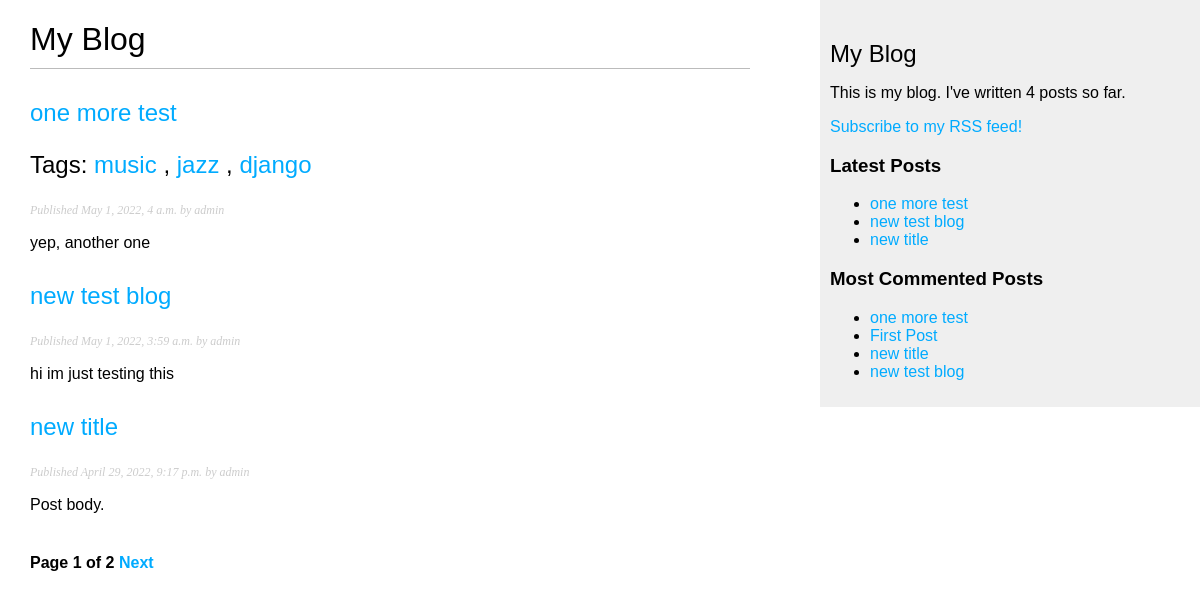
/blog/, run on an earlier commit of the app's database.
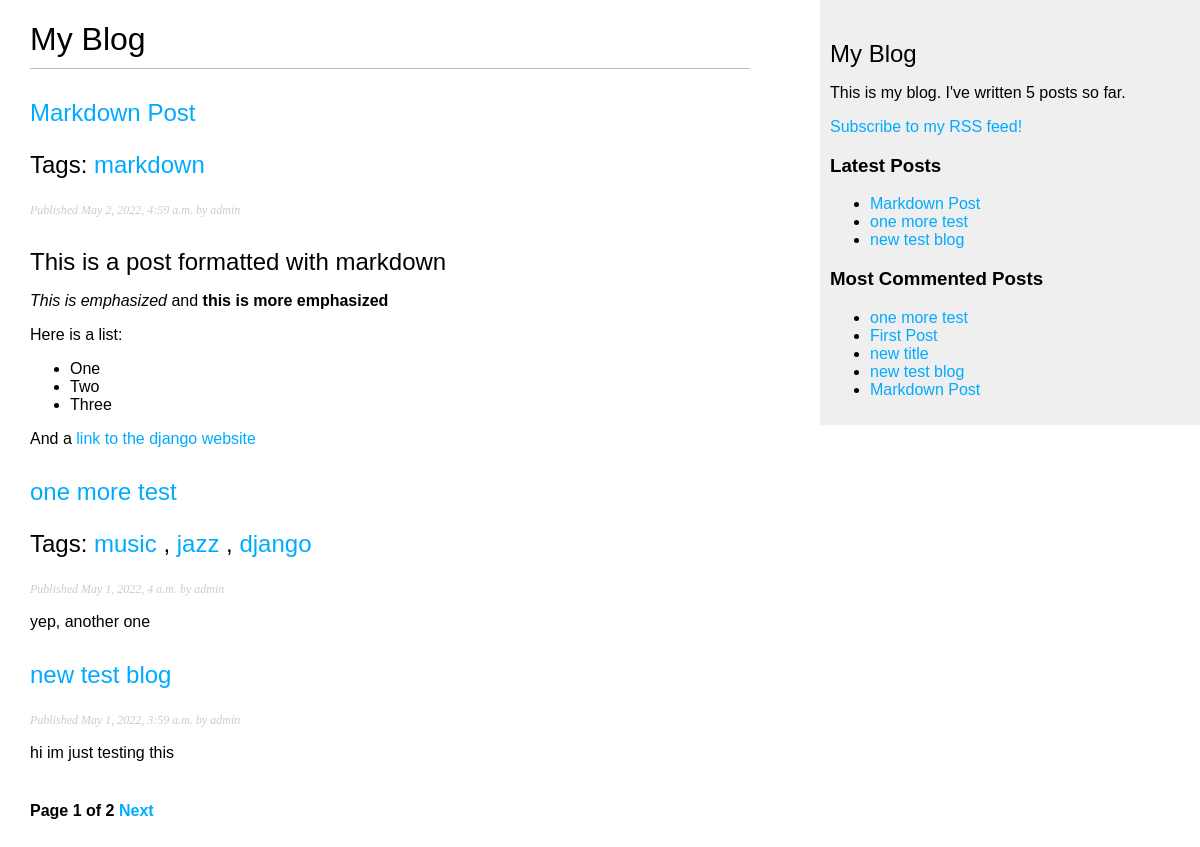
And on a later commit of the database.
### blog/models.py (models this page shows, shortened)
class Post (models.Model):
  tags = TaggableManager()
  STATUS_CHOICES = {
    ('draft', 'Draft'),
    ('published', 'Published'),
  }
  title = models.CharField(max_length=250)
  slug = models.SlugField(max_length=250, unique_for_date='publish')
  author = models.ForeignKey(User, on_delete=models.CASCADE, related_name='blog_posts')
  body = models.TextField('')
  publish = models.DateTimeField(default=timezone.now)
  created = models.DateField(auto_now_add=True)
  updated = models.DateTimeField(auto_now=True)
  status = models.CharField(max_length=10, choices=STATUS_CHOICES, default='draft')
  objects = models.Manager()
  published = PublishedManager()
  def get_absolute_url(self):
    return reverse('blog:post_detail',
                    args=[self.publish.year,
                          self.publish.month,
                          self.publish.day, self.slug])
  class Meta:
    ordering = ('-publish',)

### blog/views.py (the view)
# urls.py: path('', views.post_list, name='post_list'),
def post_list(request, tag_slug=None):
  object_list = Post.published.all()
  tag = None
  if tag_slug:
    tag = get_object_or_404(Tag, slug=tag_slug)
    object_list = object_list.filter(tags__in=[tag])
  paginator = Paginator(object_list, 3)
  page = request.GET.get('page')
  try:
    posts = paginator.page(page)
  except PageNotAnInteger:
    posts = paginator.page(1)
  except EmptyPage:
    posts = paginator.page(paginator.num_pages)
  return render(request, 'blog/post/list.html', {'page': page, 'posts': posts, 'tag': tag})

### blog/models.py (called while the page is built)
  def get_queryset(self):
    return super(PublishedManager, self).get_queryset().filter(status='published')

### blog/templatetags/blog_tags.py (called while the page is built)
@register.filter(name="markdown")
def markdown_format(text):
  return mark_safe(markdown.markdown(text))

@register.simple_tag
def total_posts():
  return Post.published.count()

@register.simple_tag
def get_most_commented_posts(count=5):
  return Post.published.annotate(total_comments=Count('comments')).order_by('-total_comments')[:count]

@register.inclusion_tag('blog/post/latest_posts.html')
def show_latest_posts(count=5):
  latest_posts = Post.published.order_by('-publish')[:count]
  return {'latest_posts': latest_posts}

### blog/templates/blog/post/list.html (shortened to what this page needs)
{% extends "blog/base.html" %}
{% load blog_tags %}
{% block content %}
  <h1>My Blog</h1>
  {% for post in posts %}
    <h2>
      <a href="{{ post.get_absolute_url }}">
        {{ post.title }}
      </a>
      <p class="tags">
        {% if post.tags.all|length > 0 %}
          Tags:
          {% for tag in post.tags.all %}
            <a href="{% url "blog:post_list_by_tag" tag.slug %}">
              {{ tag.name }}
            </a>
            {% if not forloop.last %}, {% endif %}
          {% endfor %}
        {% endif %}
      </p>
    </h2>
    <p class="date">
      Published {{ post.publish }} by {{ post.author }}
    </p>
    {{ post.body|markdown|truncatewords_html:30 }}
  {% endfor %}
  {% include "pagination.html" with page=posts %}
{% endblock %}

### blog/templates/blog/base.html (shortened to what this page needs)
{% load blog_tags %}
{% load static %}
<!DOCTYPE html>
<html>
  <head>
    <link href="{% static "css/blog.css" %}" rel="stylesheet">
  </head>
  <body>
    <div id="content">
      {% block content %}
      {% endblock %}
    </div>
    <div id="sidebar">
      <h2>My Blog</h2>
      <p>This is my blog. I've written {% total_posts %} posts so far.</p>
      <p>
        <a href="{% url "blog:post_feed" %}">Subscribe to my RSS feed!</a>
      </p>
      <h3>Latest Posts</h3>
      {% show_latest_posts 3 %}
      <h3>Most Commented Posts</h3>
      {% get_most_commented_posts as most_commented_posts %}
      <ul>
        {% for post in most_commented_posts %}
          <li>
            <a href="{{ post.get_absolute_url }}">{{ post.title }}</a>
          </li>
        {% endfor %}
      </ul>
    </div>
  </body>
</html>

### blog/templates/pagination.html (shortened to what this page needs)
<div class="pagination">
  <span class="step-links">
    <span class="current">
      Page {{ page.number }} of {{ page.paginator.num_pages }}
    </span>
    {% if page.has_next %}
      <a href="?page={{ page.next_page_number }}">Next</a>
    {% endif %}
  </span>
</div>

### blog/templates/blog/post/latest_posts.html
<ul>
  {% for post in latest_posts %}
    <li>
      <a href="{{ post.get_absolute_url }}">{{ post.title }}</a>
    </li>
  {% endfor %}
</ul>

### blog/static/css/blog.css (style rules this page uses)
body { margin:0; padding:0; font-family:helvetica, sans-serif; }
a { color:#00abff; text-decoration:none; }
h1 { font-weight:normal; border-bottom:1px solid #bbb; padding:0 0 10px 0; }
h2 { font-weight:normal; margin:30px 0 0; }
#content { float:left; width:60%; padding:0 0 0 30px; }
#sidebar { float:right; width:30%; padding:10px; background:#efefef; height:100%; }
p.date { color:#ccc; font-family: georgia, serif; font-size: 12px; font-style: italic; }
.pagination { margin:40px 0; font-weight:bold; }

What changed in the data, as far as the page shows it:
no longer on one of the page's lists (row unchanged): Post: title "new title", publish "April 29, 2022, 9:17 p.m.", author "admin", body "Post body."
added Post: title "Markdown Post", publish "May 2, 2022, 4:59 a.m.", author "admin", body "This is a post formatted with markdown This is emphasized and this is more emphasized Here is a list: One Two Three And a link to the django website"
added Tag: name "markdown", shown under "Markdown Post"
Also different on the page:
text no longer shown: "4"
text now shown: "5"
